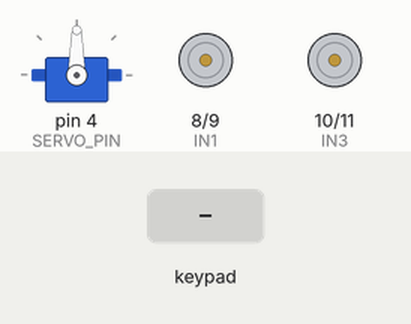
Recording of a sketch running on a simulated Arduino Uno, built with avr-gcc and run on an emulated ATmega328P. Parts: servo, motor-driver pin pairs drawn as motors (green arrow = first pin HIGH = forward, orange = second pin HIGH = backward, longer = more drive, scaled by the enable pin). The inputs (shaded band) are chosen by the test bench.

Above: at 1.2 s.
1.3 s: key 'L' pressed
At 2.3 s:
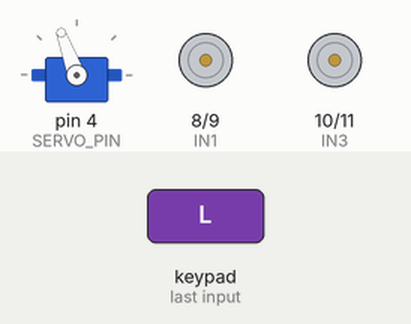
3.1 s: key 'U' pressed
At 3.31 s:
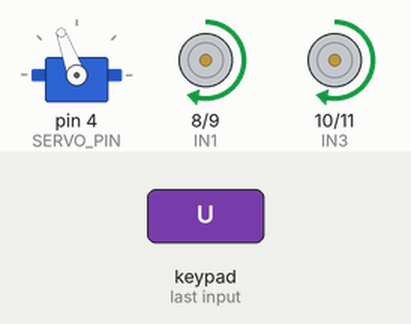
5.0 s: key 'D' pressed
At 5.21 s:
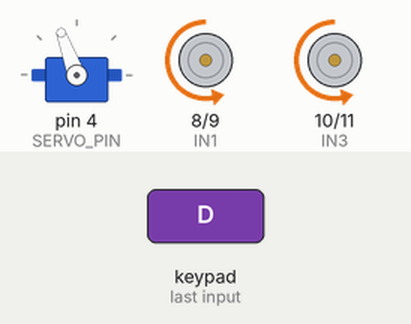
6.9 s: key 'L' pressed
At 7.8 s:
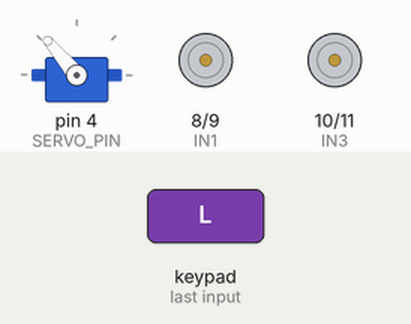
8.7 s: key 'U' pressed
At 8.91 s:
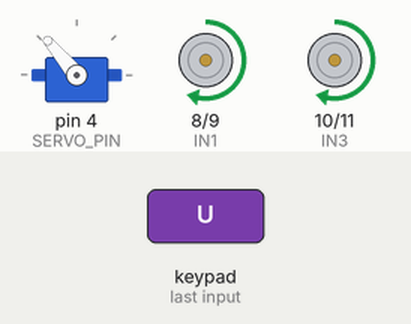
10.6 s: key 'D' pressed
At 10.81 s:
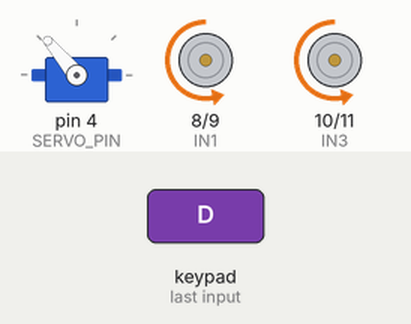
Timing chart, 0 to 13.5 s (numbered marks = the images above; inputs shaded):
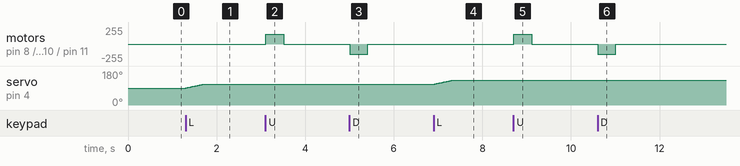

The sketch:

code.ino
```cpp
#define CUSTOM_SETTINGS
#define INCLUDE_GAMEPAD_MODULE
#include <Dabble.h>
#include <Servo.h>

/* ========= HC-10 ========= */
#define BT_RX 2
#define BT_TX 3

/* ========= L298N ========= */
#define ENA 5
#define IN1 8
#define IN2 9

#define ENB 6
#define IN3 10
#define IN4 11

/* ========= SERVO ========= */
#define SERVO_PIN 4

/* ========= TUNING ========= */
#define MOTOR_SPEED 150

#define STEER_CENTER 90
#define STEER_MIN    50     // full LEFT limit (physical)
#define STEER_MAX    140    // full RIGHT limit (physical)

#define STEER_STEP   1      // SMALLEST practical step (1°)
#define LOOP_DELAY   20     // ms

Servo steering;
int currentSteer = STEER_CENTER;

/* ================= SETUP ================= */
void setup() {
  Serial.begin(9600);
  Dabble.begin(9600, BT_RX, BT_TX);

  pinMode(ENA, OUTPUT);
  pinMode(IN1, OUTPUT);
  pinMode(IN2, OUTPUT);
  pinMode(ENB, OUTPUT);
  pinMode(IN3, OUTPUT);
  pinMode(IN4, OUTPUT);

  steering.attach(SERVO_PIN);
  steering.write(currentSteer);

  stopMotors();
}

/* ================= LOOP ================= */
void loop() {
  Dabble.processInput();

  /* -------- MICRO STEERING (FLIPPED) -------- */
  if (GamePad.isLeftPressed()) {
    // LEFT button -> steer RIGHT
    currentSteer += STEER_STEP;
  }

  if (GamePad.isRightPressed()) {
    // RIGHT button -> steer LEFT
    currentSteer -= STEER_STEP;
  }

  // Reset steering
  if (GamePad.isCrossPressed()) {
    currentSteer = STEER_CENTER;
  }

  // Clamp to safe limits
  currentSteer = constrain(currentSteer, STEER_MIN, STEER_MAX);
  steering.write(currentSteer);

  /* -------- THROTTLE -------- */
  if (GamePad.isUpPressed()) {
    moveForward();
  }
  else if (GamePad.isDownPressed()) {
    moveBackward();
  }
  else {
    stopMotors();
  }

  delay(LOOP_DELAY);
}

/* ================= MOTOR FUNCTIONS ================= */

void moveForward() {
  digitalWrite(IN1, HIGH);
  digitalWrite(IN2, LOW);
  digitalWrite(IN3, HIGH);
  digitalWrite(IN4, LOW);
  analogWrite(ENA, MOTOR_SPEED);
  analogWrite(ENB, MOTOR_SPEED);
}

void moveBackward() {
  digitalWrite(IN1, LOW);
  digitalWrite(IN2, HIGH);
  digitalWrite(IN3, LOW);
  digitalWrite(IN4, HIGH);
  analogWrite(ENA, MOTOR_SPEED);
  analogWrite(ENB, MOTOR_SPEED);
}

void stopMotors() {
  digitalWrite(IN1, LOW);
  digitalWrite(IN2, LOW);
  digitalWrite(IN3, LOW);
  digitalWrite(IN4, LOW);
  analogWrite(ENA, 0);
  analogWrite(ENB, 0);
}
```

Measured:
- after the input at 1.3 s, servo on pin 4 (SERVO_PIN): moves from 90° to 110° over 0.39 s, starting at once
- after the input at 3.1 s, motor on pin 8 (IN1) / pin 9 (IN2), motor on pin 10 (IN3) / pin 11 (IN4): stopped → forward 150/255 at once, → stopped 0.41 s later
- after the input at 5.0 s, motor on pin 8 (IN1) / pin 9 (IN2), motor on pin 10 (IN3) / pin 11 (IN4): stopped → backward 150/255 at once, → stopped 0.41 s later
- after the input at 6.9 s, servo on pin 4 (SERVO_PIN): moves from 110° to 130° over 0.39 s, starting at once
- after the input at 8.7 s, motor on pin 8 (IN1) / pin 9 (IN2), motor on pin 10 (IN3) / pin 11 (IN4): stopped → forward 150/255 at once, → stopped 0.41 s later
- after the input at 10.6 s, motor on pin 8 (IN1) / pin 9 (IN2), motor on pin 10 (IN3) / pin 11 (IN4): stopped → backward 150/255 at once, → stopped 0.41 s later
